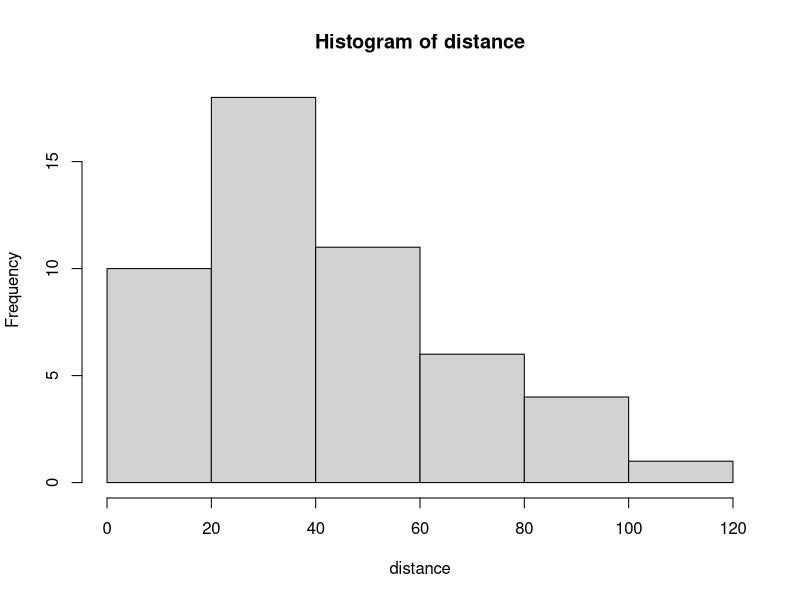
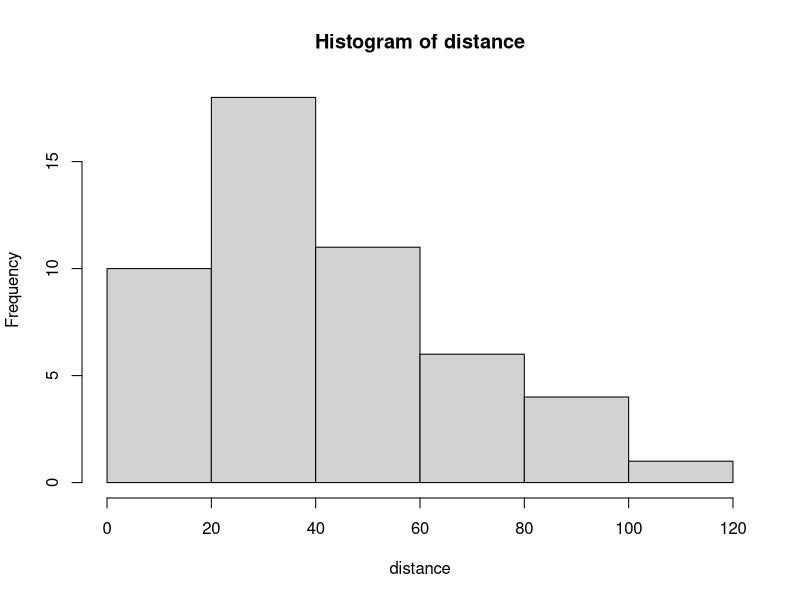

Generate these figures, in order, with R:
## ---- chunk 1
summary(cars)
## ---- chunk 2
summary(cars)
## ---- chunk 3
knitr::opts_chunk$set(fig.width=4, fig.height=4)
## ---- chunk 4
hist(cars$dist,main="Histogram of distance",xlab="distance")
## ---- chunk 5
hist(cars$dist,main="Histogram of distance",xlab="distance")
## ---- chunk 6
mydata=head(mtcars)
knitr::kable(mydata)
